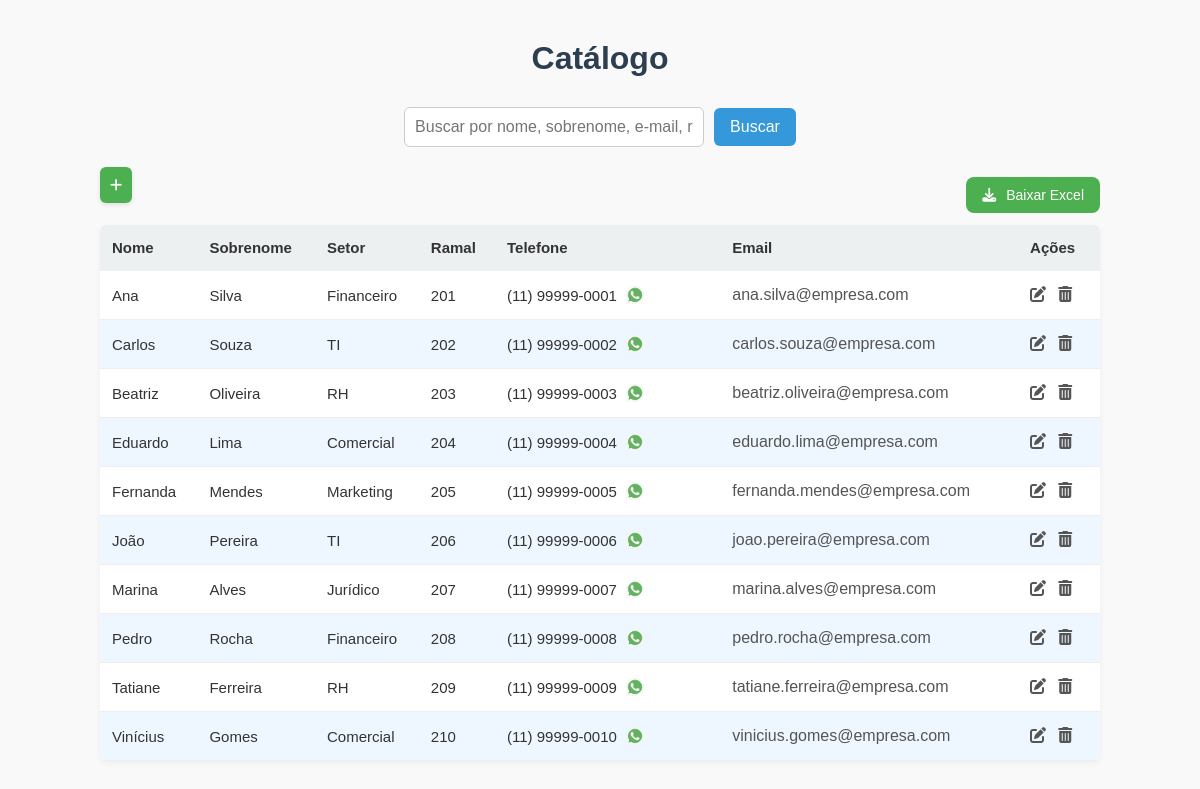
The page / on the database its author committed.
### tables this page shows
CREATE TABLE ramais (
        id INTEGER PRIMARY KEY AUTOINCREMENT,
        nome TEXT NOT NULL,
        sobrenome TEXT,
        departamento TEXT NOT NULL,
        ramal TEXT NOT NULL,
        telefone TEXT,
        email TEXT
    );

### app.py (the view)
@app.route('/')
def index():
    busca = request.args.get('busca', '').strip()
    conn = sqlite3.connect(db_path)
    cursor = conn.cursor()
    if busca:
        cursor.execute("""
            SELECT * FROM ramais
            WHERE nome LIKE ? OR
                  sobrenome LIKE ? OR
                  email LIKE ? OR
                  ramal LIKE ? OR
                  departamento LIKE ? OR
                  telefone LIKE ?
        """, tuple(['%' + busca + '%'] * 6))
    else:
        cursor.execute("SELECT * FROM ramais")
    ramais = cursor.fetchall()
    conn.close()
    return render_template('index.html', ramais=ramais)

### templates/index.html (shortened to what this page needs)
<!DOCTYPE html>
<html lang="pt-BR">
<head>
    <link rel="stylesheet" href="{{ url_for('static', filename='style.css') }}">
    <link rel="stylesheet" href="https://cdnjs.cloudflare.com/ajax/libs/font-awesome/6.4.0/css/all.min.css">
</head>
<body>
    <div class="container">
        <h1>Catálogo</h1>
        <form method="get">
            <input type="text" name="busca" placeholder="Buscar por nome, sobrenome, e-mail, ramal, setor..." value="{{ request.args.get('busca', '') }}">
            <button type="submit">Buscar</button>
        </form>
        <a href="{{ url_for('adicionar') }}" class="botao-adicionar" title="Adicionar Ramal">
            <i class="fas fa-plus"></i>
        </a>
        <a href="{{ url_for('baixar') }}" class="botao-baixar" title="Baixar Excel">
    <i class="fa-solid fa-download"></i> Baixar Excel
        </a>
        <table>
            <thead>
                <tr>
                    <th>Nome</th>
                    <th>Sobrenome</th>
                    <th>Setor</th>
                    <th>Ramal</th>
                    <th>Telefone</th>
                    <th>Email</th>
                    <th>Ações</th>
                </tr>
            </thead>
            <tbody>
                {% for ramal in ramais %}
                <tr>
                    <td>{{ ramal[1] }}</td>
                    <td>{{ ramal[2] }}</td>
                    <td>{{ ramal[3] }}</td>
                    <td>{{ ramal[4] }}</td>
                    <td>
                        {% if ramal[5] %}
                            <div class="telefone-container">
                                <span>{{ ramal[5] }}</span>
                                <a href="https://wa.me/55{{ ramal[5]|replace('(', '')|replace(')', '')|replace(' ', '')|replace('-', '') }}"
                                target="_blank"
                                title="Enviar WhatsApp"
                                class="whatsapp-link">
                                    <img src="{{ url_for('static', filename='whatsapp-icon.png') }}" alt="WhatsApp" class="whatsapp-icon">
                                </a>
                            </div>
                        {% else %}
                            -
                        {% endif %}
                    </td>
                    <td><a href="https://outlook.office.com/mail/deeplink/compose?to={{ ramal[6] }}&subject=Contato%20via%20Catálogo&body=Olá%2C%20" target="_blank">{{ ramal[6] }}</a></td>
                    <td>
                        <a href="/editar/{{ ramal[0] }}" class="botao-icone editar" title="Editar"><i class="fa-solid fa-pen-to-square"></i></a>
                        <a href="/deletar/{{ ramal[0] }}" class="botao-icone deletar" title="Excluir" onclick="return confirm('Tem certeza que deseja excluir este ramal?')"><i class="fa-solid fa-trash-can"></i></a>
                    </td>
                </tr>
                {% endfor %}
            </tbody>
        </table>
    </div>
</body>
</html>

### static/style.css (style rules this page uses)
body { font-family: Arial, sans-serif; margin: 40px auto; max-width: 1000px; background-color: #f9f9f9; color: #333; }
h1 { text-align: center; color: #2c3e50; margin-bottom: 30px; }
form { display: flex; flex-direction: column; gap: 15px; max-width: 500px; margin: 0 auto 30px auto; }
form input[type="text"], form input[type="email"], form input[type="tel"] { padding: 10px; border: 1px solid #ccc; border-radius: 6px; font-size: 16px; width: 100%; box-sizing: border-box; }
form[method="get"] { flex-direction: row; justify-content: center; align-items: center; gap: 10px; margin-bottom: 20px; }
form[method="get"] input[type="text"] { width: 300px; }
button { padding: 10px 16px; border: none; background-color: #3498db; color: white; border-radius: 6px; cursor: pointer; font-size: 16px; transition: background-color 0.3s; }
.botao-baixar { float: right; background-color: #4CAF50; color: white; padding: 10px 16px; border: none; border-radius: 8px; text-decoration: none; font-size: 14px; margin-top: 10px; margin-bottom: 12px; transition: background-color 0.3s ease; }
.botao-baixar i { margin-right: 6px; }
a.botao-adicionar { display: inline-block; background-color: #4CAF50; color: white; padding: 10px 10px; border-radius: 6px; text-decoration: none; font-size: 14px; margin-bottom: 8px; box-shadow: 0 2px 4px rgba(0, 0, 0, 0.1); transition: background-color 0.3s ease, transform 0.2s ease; }
table { width: 100%; border-collapse: collapse; background-color: white; box-shadow: 0 2px 6px rgba(0, 0, 0, 0.05); border-radius: 6px; overflow: hidden; }
th, td { padding: 14px 12px; text-align: left; border-bottom: 1px solid #eee; font-size: 15px; }
th { background-color: #ecf0f1; font-weight: bold; }
td:nth-child(5), th:nth-child(5) { min-width: 180px; white-space: nowrap; }
tbody tr:nth-child(odd) { background-color: #ffffff; }
tbody tr:nth-child(even) { background-color: #eef7ff; }
.telefone-container { display: flex; align-items: center; gap: 8px; flex-wrap: nowrap; white-space: nowrap; }
.whatsapp-link { display: inline-flex; align-items: center; justify-content: center; width: 20px; height: 20px; }
.whatsapp-icon { width: 18px; height: 18px; vertical-align: middle; transition: transform 0.2s ease; }
td a { color: #555; margin-right: 8px; font-size: 16px; text-decoration: none; }

### rows shown on the page
ramais: nome "Ana", sobrenome "Silva", departamento "Financeiro", ramal "201", telefone "(11) 99999-0001", email "ana.silva@empresa.com"
ramais: nome "Carlos", sobrenome "Souza", departamento "TI", ramal "202", telefone "(11) 99999-0002", email "carlos.souza@empresa.com"
ramais: nome "Beatriz", sobrenome "Oliveira", departamento "RH", ramal "203", telefone "(11) 99999-0003", email "beatriz.oliveira@empresa.com"
ramais: nome "Eduardo", sobrenome "Lima", departamento "Comercial", ramal "204", telefone "(11) 99999-0004", email "eduardo.lima@empresa.com"
ramais: nome "Fernanda", sobrenome "Mendes", departamento "Marketing", ramal "205", telefone "(11) 99999-0005", email "fernanda.mendes@empresa.com"
ramais: nome "João", sobrenome "Pereira", departamento "TI", ramal "206", telefone "(11) 99999-0006", email "joao.pereira@empresa.com"
ramais: nome "Marina", sobrenome "Alves", departamento "Jurídico", ramal "207", telefone "(11) 99999-0007", email "marina.alves@empresa.com"
ramais: nome "Pedro", sobrenome "Rocha", departamento "Financeiro", ramal "208", telefone "(11) 99999-0008", email "pedro.rocha@empresa.com"
ramais: nome "Tatiane", sobrenome "Ferreira", departamento "RH", ramal "209", telefone "(11) 99999-0009", email "tatiane.ferreira@empresa.com"
ramais: nome "Vinícius", sobrenome "Gomes", departamento "Comercial", ramal "210", telefone "(11) 99999-0010", email "vinicius.gomes@empresa.com"
